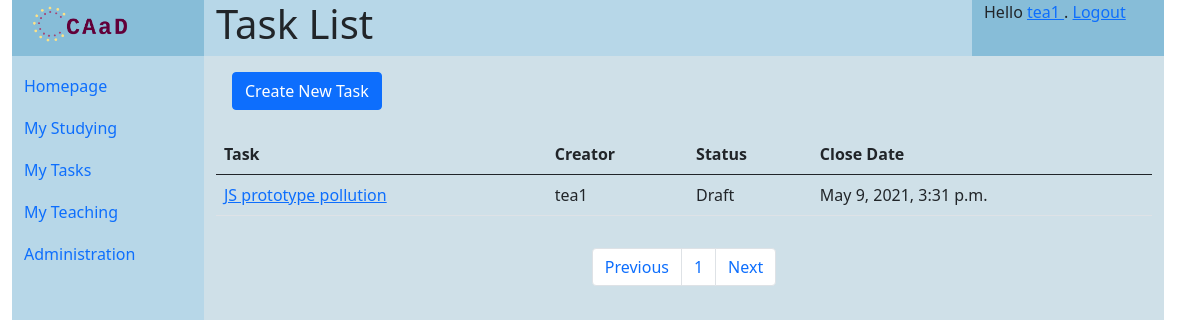
The page /courses/17/tasks (signed in) on the database its author committed.
### homeworks/models.py (models this page shows, shortened)
class Task(models.Model):
    TASK_STATUS = [(0, 'draft'), (1, 'running'), (2, 'closed')]
    title = models.CharField('title', max_length=64)
    description = models.CharField('description', max_length=1024)
    tips = models.CharField('tips', max_length=1024, blank=True)
    answer = models.CharField('answer', max_length=1024, blank=True)
    have_docker = models.BooleanField("have docker experiment", default=False)
    dockerfile = models.OneToOneField(DockerFile, on_delete=models.SET_NULL, blank=True, null=True)
    auxiliary_file = models.OneToOneField(SubmissionFile, on_delete=models.SET_NULL, blank=True, null=True)
    status = models.IntegerField(
        'homework status', choices=TASK_STATUS, default=0)
    create_date = models.DateTimeField('date created', default=timezone.now())
    close_date = models.DateTimeField(
        'date to close', default=timezone.now() + timedelta(days=30))
    course = models.ForeignKey(Course, on_delete=models.CASCADE, related_name="tasks", null=True)
    creator = models.ForeignKey(User, on_delete=models.CASCADE, related_name="tasks_created", null=True)

### homeworks/views.py (the view)
# urls.py: path('<int:course_id>/tasks', homework_views.TaskListView.as_view(), name='task_list'),
class TaskListView(ListView):
    paginate_by = 10
    template_name = 'homeworks/task_list.html'
    context_object_name = 'task_list'
    def get_queryset(self):
        course_id = self.kwargs['course_id']
        return Task.objects.filter(course__pk=course_id)
    def get_context_data(self, *args, object_list=None, **kwargs):
        context = super().get_context_data(*args, object_list=object_list, **kwargs)
        context['course_id'] = self.kwargs['course_id']
        context['title'] = "Task List"
        context['is_teacher'] = (CourseMember.get_highest_course_privilege(self.request.user.pk, context['course_id']) < 2)
        return context
    def get(self, request, course_id):
        res, response = check_authenticated_and(request, CourseMember.is_member_of(request.user.pk, course_id), USER_NOT_AUTHORIZED)
        if res == False:
            return response
        return super(TaskListView, self).get(self, request)

### courses/models.py (called while the page is built)
    @classmethod
    def get_highest_course_privilege(cls, user_id, course_id):
        if user_id == None or course_id == None:
            return 4
        cm = cls.objects.filter(course__pk=course_id).filter(user__pk=user_id)
        if len(cm) > 0:
            type = 3
            for role in cm:
                if role.type < type:
                    type = role.type
            return type
        return 4

    @classmethod
    def is_member_of(cls, user_id, course_id):
        return (cls.get_highest_course_privilege(user_id, course_id) < 4)

### utils/general.py (called while the page is built)
def check_authenticated_and(request, criteria=None, error_code=None):
    if not request.user.is_authenticated:
        return (False, return_error(request, USER_NOT_AUTHENTICATED))
    if criteria is not None and not criteria:
        return (False, return_error(request, error_code))
    return (True, None)

### templates/homeworks/task_list.html (shortened to what this page needs)
{% extends 'generics/base.html' %}
{% block content %}
{% if is_teacher %}
<div class="d-flex justify-content-baseline m-3">
    <a href="{% url 'courses:task_create' course_id %}" class="btn btn-primary" style="width: auto">
        Create New Task
    </a>
</div>
{% endif %}
<div class="container mt-2">
<table class="table">
<thead>
    <tr>
    <th scope="col">Task</th>
    <th scope="col">Creator</th>
    <th scope="col">Status</th>
    <th scope="col">Close Date</th>
    </tr>
</thead>
{% for task in task_list %}
<tr>
    <td>
        <a href="{% url 'courses:task_detail' task.pk %}">
        {{ task.title }}
        </a>
    </td>
    <td>{{ task.creator.username }}</td>
    <td>
        {% if task.status == 0 %}
            Draft
        {% elif task.status == 1 %}
            Running
        {% elif task.status == 2 %}
            Closed
        {% endif %}
    </td>
    <td>{{ task.close_date }}</td>
</tr>
{% endfor %}
</table>
</div>
{% if page_obj %}
<nav aria-label="Page navigation example">
<ul class="pagination d-flex justify-content-center m-3">
    {% if page_obj.has_previous %}
        <li class="page-item"><a class="page-link" href="?page={{ page_obj.previous_page_number }}">Previous</a></li>
        {% else %}
        <li class="page-item"><a class="page-link disabled" href="#" disabled>Previous</a></li>
    {% endif %}
    {% for object in page_obj.paginator.page_range %}
        <li class="page-item">
            <a class="page-link" href="?page={{ forloop.counter }}">{{ forloop.counter }}</a>
        </li>
    {% endfor %}
    {% if page_obj.has_next %}
        <li class="page-item"><a class="page-link" href="?page={{ page_obj.next_page_number }}">Next</a></li>
        {% else %}
        <li class="page-item"><a class="page-link disabled" href="#" disabled>Next</a></li>
    {% endif %}
</ul>
</nav>
{% endif %}
{% endblock content %}

### templates/generics/base.html (shortened to what this page needs)
{% load static %}
<!DOCTYPE html>
<html>
    <head>
        <link href="{% static 'css/bootstrap.min.css' %}" rel="stylesheet">
        <link rel="stylesheet" href="{% static 'css/base.css' %}">
    </head>
    <body>
<div id="header" class="header container-fluid row">
    <div class="logo col-sm-2 center">
        <a href="{% url 'home' %}"><img src="{% static 'images/logo.png' %}" alt="CAaD" width="" height="50"></a>
    </div>
        <div class="title col-sm-8">
            <h1>{{ title | default:"Fill in title variable" }}<h1>
        </div>
    <div class="user col-sm-2">
        {% block status %}
            {% if user.is_authenticated %}
            Hello
            <a href="{% url 'users:profile' user.username %}">
            {{ user.username }}
            </a>
            . <a href="{% url 'users:logout_view' %}">Logout</a>
            {% else %}
            Anonymous User. <a href="{% url 'users:login' %}">Login</a>
            {% endif %}
        {% endblock status %}
    </div>
</div>
<div id="body" class="container-fluid row">
    <div class="navi col-sm-2 flex-fill">
    <nav class="navbar navbar-default" role="navigation">
        <ul class="nav nav-pills flex-column">
            <li class="nav-item">
                <a class="nav-link" href='{% url "home" %}'>Homepage</a>
            </li>
            {% block navigation %}
            <li class="nav-item">
                <a class="nav-link" href='{% url "courses:studying_list_my" %}'>My Studying</a>
            </li>
            <li class="nav-item">
                <a class="nav-link" href='{% url "courses:tasks_list_my" %}'>My Tasks</a>
            </li>
            {% if user.is_staff %}
            <li class="nav-item">
                <a class="nav-link" href='{% url "courses:teaching_list_my" %}'>My Teaching</a>
            </li>
            <li class="nav-item">
                <a class="nav-link" href='{% url "admin:index" %}'>Administration</a>
            </li>
            {% endif %}
            {% endblock %}
        </ul>
    </nav>
    </div>
    <div class="content col-sm-10 container">
    <div class="row align-items-center">
        {% block content%}{% endblock %}
    </div>
    </div>
</div>
    </body>
</html>

### statics/css/base.css (style rules this page uses)
.logo { background-color: #87bdd8; }
.user { background-color: #87bdd8; }
.title { background-color: #b7d7e8; }
#body { min-height: 90vh; }
.navi { background-color: #b7d7e8; }
.nav-link { padding-left: 0; padding-top: 10px; }
.content { background-color: #cfe0e8; border-top: 10px; }

### rows shown on the page
Task: title "JS prototype pollution", creator.username "tea1", status "Draft", close_date "May 9, 2021, 3:31 p.m."

### other values the page prints
{{ user.username }} "tea1"
